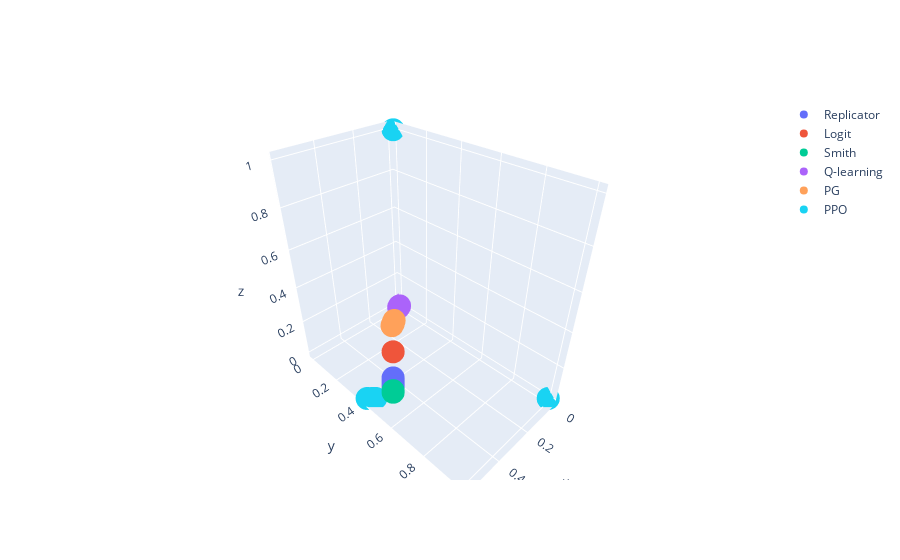

The notebook cell this image was saved under:
### Code cell
fig = go.Figure()

s1 = df1.groupby('s0').last()
fig.add_trace(go.Scatter3d(x=s1['D'],y=s1['H'],z=s1['M'],name='Replicator',mode='markers'))
s2 = df2.groupby('s0').last()
fig.add_trace(go.Scatter3d(x=s2['D'],y=s2['H'],z=s2['M'],name='Logit',mode='markers'))
s3 = df3.groupby('s0').last()
fig.add_trace(go.Scatter3d(x=s3['D'],y=s3['H'],z=s3['M'],name='Smith',mode='markers'))
s4 = df4.groupby('s0').last()
fig.add_trace(go.Scatter3d(x=s4['D'],y=s4['H'],z=s4['M'],name='Q-learning',mode='markers'))
s5 = df5.groupby('s0').last()
fig.add_trace(go.Scatter3d(x=s5['D'],y=s5['H'],z=s5['M'],name='PG',mode='markers'))
s6 = df6.groupby('s0').last()
fig.add_trace(go.Scatter3d(x=s6['D'],y=s6['H'],z=s6['M'],name='PPO',mode='markers'))

fig.show()
